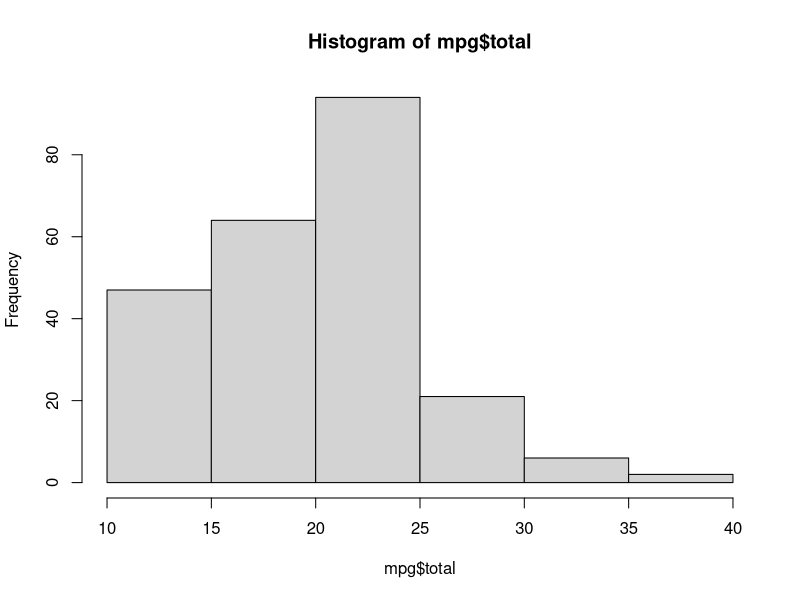
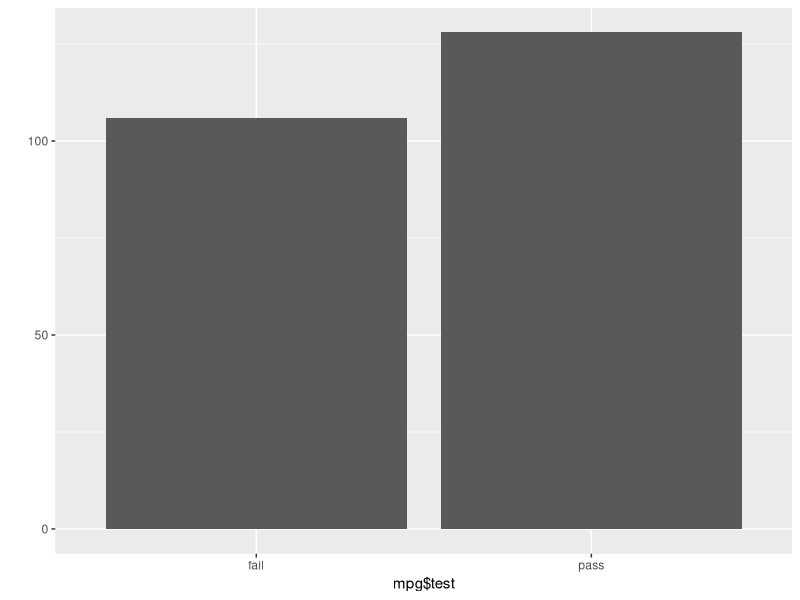
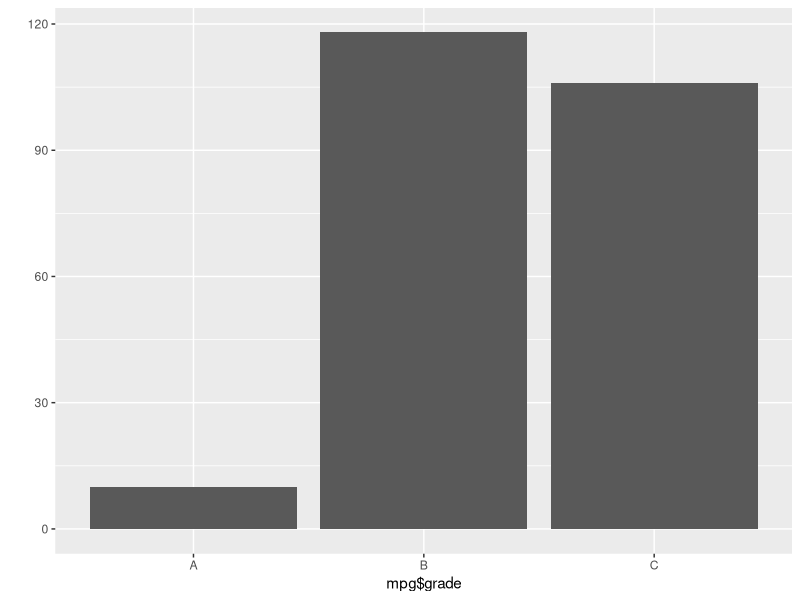
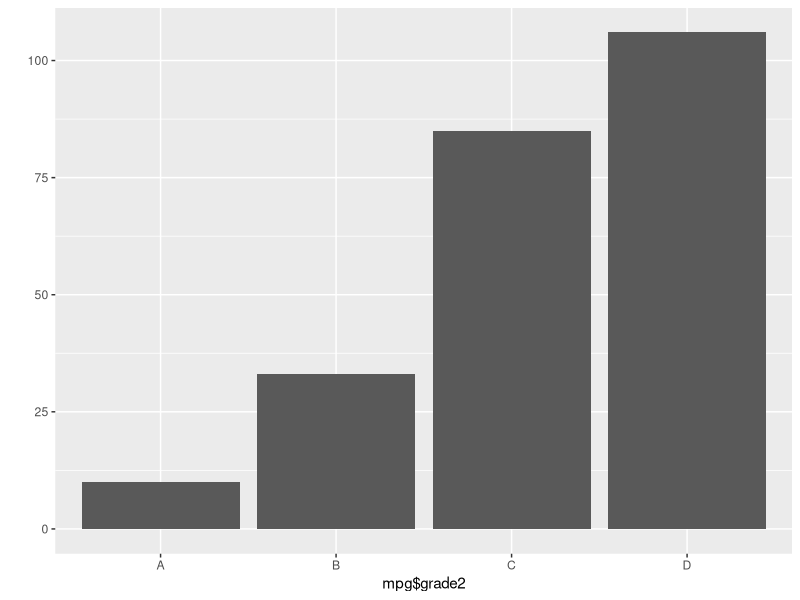

The R script that drew these images, in order:
# 05장
# 데이터 분석 기초 !
# - 데이터 파악하기, 다루기 쉽게 수정하기 
# 05-3 파생 변수 
library(ggplot2)
df <- data.frame(var1=c(4,3,8), var2=c(2,6,1))

df

df$var_sum <- df$var1 + df$var2

df

df$var_mean <- (df$var1 + df$var2)/2

df

#########################################
# mpg 통합 연비 

mpg <-  as.data.frame(ggplot2::mpg)

mpg$total <-  (mpg$cty + mpg$hwy) / 2

head(mpg,10)

summary (mpg$total)

hist(mpg$total)

mpg$test <- ifelse(mpg$total >= 20,"pass","fail")
head(mpg,10)
table(mpg$test)
qplot(mpg$test)

mpg$grade <-ifelse(mpg$total >=30, "A", ifelse(mpg$total>=20,'B' , 'C'))

head(mpg,10)
qplot(mpg$grade)
table(mpg$grade)

mpg$grade2 <- ifelse(mpg$total>=30, "A", ifelse(mpg$total >=25, "B", ifelse(mpg$total >=20,"C","D")))
table (mpg$grade2)
qplot(mpg$grade2)
